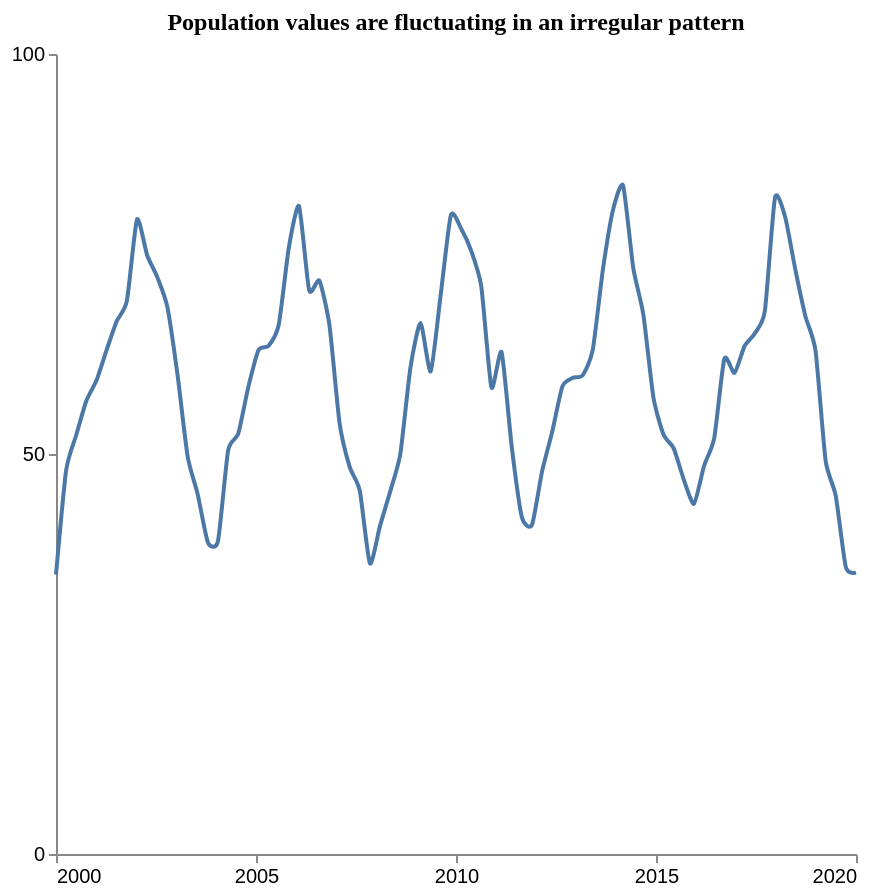

This figure's Vega-Lite source:
### Vega-Lite specification from a JSON file in a GitHub repository (floating-point values rounded to 4 significant figures)
{"$schema": "https://vega.github.io/schema/vega-lite/v5.json", "description": "Pattern: Periodic", "data": {"values": [{"X": 2000.0, "Y": 34.92}, {"X": 2000.0, "Y": 47.95}, {"X": 2001.0, "Y": 52.37}, {"X": 2001.0, "Y": 56.66}, {"X": 2001.0, "Y": 59.21}, {"X": 2001.0, "Y": 63.01}, {"X": 2002.0, "Y": 66.62}, {"X": 2002.0, "Y": 69.13}, {"X": 2002.0, "Y": 79.33}, {"X": 2002.0, "Y": 74.85}, {"X": 2003.0, "Y": 72.11}, {"X": 2003.0, "Y": 68.36}, {"X": 2003.0, "Y": 59.9}, {"X": 2003.0, "Y": 49.69}, {"X": 2004.0, "Y": 44.92}, {"X": 2004.0, "Y": 38.94}, {"X": 2004.0, "Y": 39.16}, {"X": 2004.0, "Y": 50.47}, {"X": 2005.0, "Y": 52.54}, {"X": 2005.0, "Y": 58.42}, {"X": 2005.0, "Y": 62.99}, {"X": 2005.0, "Y": 63.53}, {"X": 2006.0, "Y": 66.19}, {"X": 2006.0, "Y": 75.86}, {"X": 2006.0, "Y": 80.99}, {"X": 2006.0, "Y": 70.46}, {"X": 2007.0, "Y": 71.67}, {"X": 2007.0, "Y": 66.14}, {"X": 2007.0, "Y": 53.88}, {"X": 2007.0, "Y": 48.38}, {"X": 2008.0, "Y": 45.41}, {"X": 2008.0, "Y": 36.31}, {"X": 2008.0, "Y": 41.04}, {"X": 2008.0, "Y": 45.3}, {"X": 2009.0, "Y": 50.01}, {"X": 2009.0, "Y": 60.8}, {"X": 2009.0, "Y": 66.39}, {"X": 2009.0, "Y": 60.33}, {"X": 2010.0, "Y": 70.03}, {"X": 2010.0, "Y": 79.88}, {"X": 2010.0, "Y": 78.19}, {"X": 2010.0, "Y": 75.4}, {"X": 2011.0, "Y": 70.91}, {"X": 2011.0, "Y": 58.32}, {"X": 2011.0, "Y": 62.73}, {"X": 2011.0, "Y": 50.94}, {"X": 2012.0, "Y": 42.13}, {"X": 2012.0, "Y": 41.12}, {"X": 2012.0, "Y": 47.82}, {"X": 2012.0, "Y": 52.77}, {"X": 2013.0, "Y": 58.42}, {"X": 2013.0, "Y": 59.51}, {"X": 2013.0, "Y": 59.83}, {"X": 2013.0, "Y": 62.97}, {"X": 2014.0, "Y": 73.0}, {"X": 2014.0, "Y": 80.49}, {"X": 2014.0, "Y": 83.55}, {"X": 2014.0, "Y": 73.3}, {"X": 2015.0, "Y": 67.43}, {"X": 2015.0, "Y": 57.04}, {"X": 2015.0, "Y": 52.4}, {"X": 2015.0, "Y": 50.71}, {"X": 2016.0, "Y": 46.77}, {"X": 2016.0, "Y": 43.77}, {"X": 2016.0, "Y": 48.53}, {"X": 2016.0, "Y": 51.99}, {"X": 2017.0, "Y": 61.92}, {"X": 2017.0, "Y": 60.14}, {"X": 2017.0, "Y": 63.5}, {"X": 2017.0, "Y": 65.07}, {"X": 2018.0, "Y": 67.87}, {"X": 2018.0, "Y": 82.05}, {"X": 2018.0, "Y": 79.65}, {"X": 2018.0, "Y": 73.12}, {"X": 2019.0, "Y": 67.24}, {"X": 2019.0, "Y": 62.94}, {"X": 2019.0, "Y": 49.17}, {"X": 2019.0, "Y": 44.78}, {"X": 2020.0, "Y": 35.83}, {"X": 2020.0, "Y": 35.18}]}, "mark": {"type": "line", "interpolate": "cardinal", "tension": 0.4}, "encoding": {"x": {"field": "X", "type": "quantitative", "title": "", "axis": {"grid": false, "format": "d", "values": [2000, 2005, 2010, 2015, 2020], "tickSize": 4}, "scale": {"domain": [2000, 2020]}}, "y": {"field": "Y", "type": "quantitative", "title": "", "axis": {"grid": false, "format": "d", "values": [0, 50, 100], "tickSize": 4, "tickOpacity": 1}, "scale": {"domain": [0, 100]}}}, "title": {"text": "Population values are fluctuating in an irregular pattern", "anchor": "middle", "font": "Tahoma", "fontSize": 12}, "config": {"lineBreak": "^", "view": {"stroke": null}}, "height": 400, "width": 400, "autosize": "pad"}
